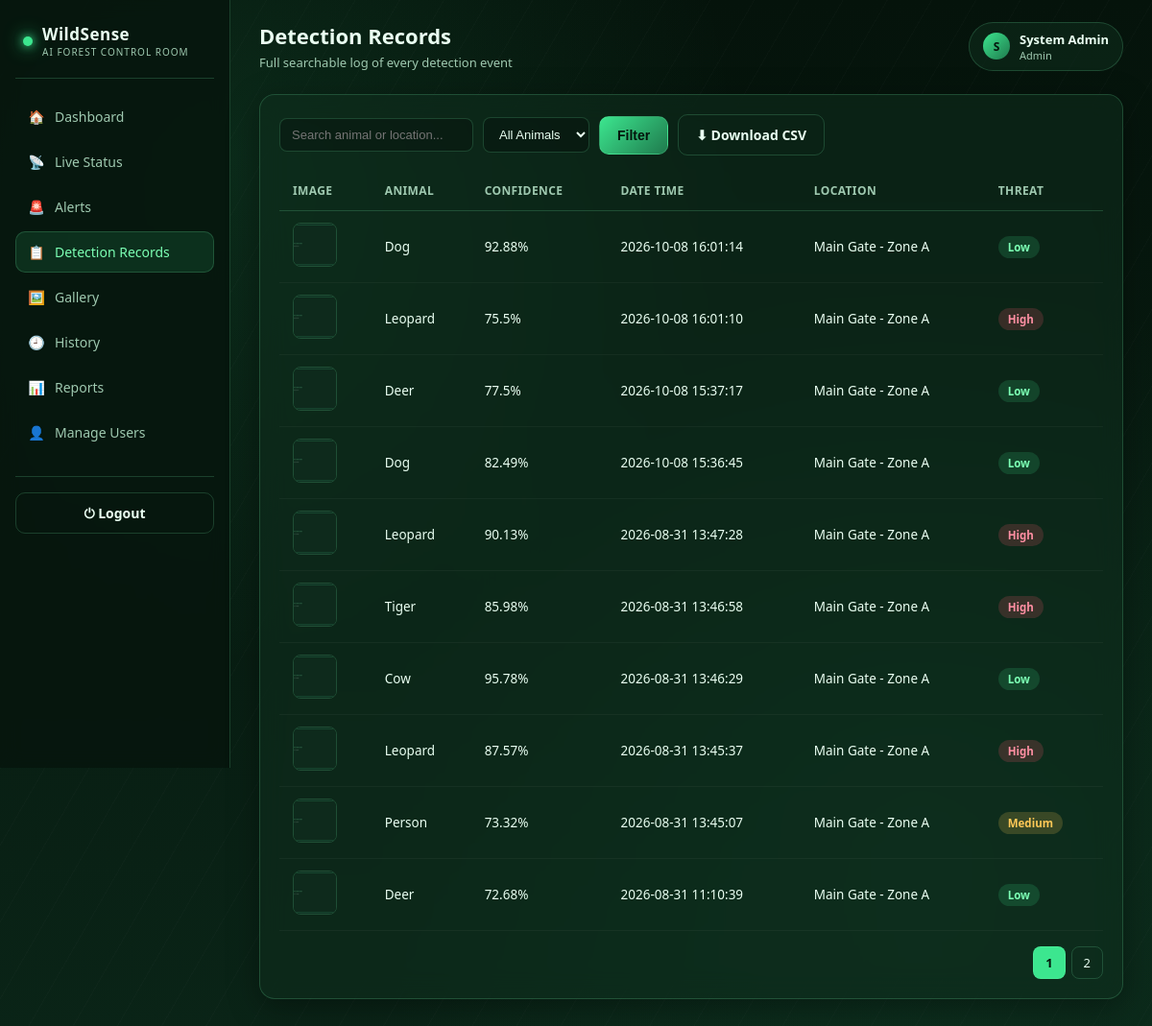
/records (signed in), run on the app's committed database.
### tables this page shows
CREATE TABLE detections (
            id INTEGER PRIMARY KEY AUTOINCREMENT,
            animal_name TEXT NOT NULL,
            confidence REAL NOT NULL,
            date_time TEXT NOT NULL,
            image_name TEXT NOT NULL,
            location TEXT NOT NULL,
            threat_level TEXT NOT NULL DEFAULT 'Low'
        );

### app.py (the view)
@app.route("/records")
@login_required
def records():
    all_rows = db.get_all_detections()
    search = request.args.get("q", "").strip().lower()
    animal_filter = request.args.get("animal", "")
    page = int(request.args.get("page", 1))
    per_page = 10
    filtered = [r for r in all_rows if
                (not search or search in r["animal_name"].lower() or search in r["location"].lower()) and
                (not animal_filter or r["animal_name"] == animal_filter)]
    total = len(filtered)
    start = (page - 1) * per_page
    end = start + per_page
    page_rows = filtered[start:end]
    total_pages = max(1, (total + per_page - 1) // per_page)
    animals = sorted(set(r["animal_name"] for r in all_rows))
    return render_template(
        "records.html", rows=page_rows, page=page, total_pages=total_pages,
        search=search, animal_filter=animal_filter, animals=animals, active="records"
    )

### app.py (called while the page is built)
def login_required(f):
    @wraps(f)
    def wrapper(*args, **kwargs):
        if "user_id" not in session:
            return redirect(url_for("login"))
        return f(*args, **kwargs)
    return wrapper

### database.py (called while the page is built)
def get_db():
    conn = sqlite3.connect(DB_NAME)
    conn.row_factory = sqlite3.Row
    return conn

def get_all_detections():
    conn = get_db()
    rows = conn.execute("SELECT * FROM detections ORDER BY id DESC").fetchall()
    conn.close()
    return rows

### templates/records.html (shortened to what this page needs)
{% extends "base.html" %}
{% block page_title %}Detection Records{% endblock %}
{% block page_sub %}Full searchable log of every detection event{% endblock %}
{% block content %}
<div class="glass card-pad">
  <form method="GET" class="toolbar">
    <input type="text" name="q" placeholder="Search animal or location..." value="{{ search }}">
    <select name="animal">
      <option value="">All Animals</option>
    </select>
    <button class="btn" style="width:auto;" type="submit">Filter</button>
    <a class="btn btn-ghost" style="width:auto;" href="{{ url_for('export_csv') }}">⬇ Download CSV</a>
  </form>
  {% if rows %}
  <table class="data-table">
    <thead>
      <tr><th>Image</th><th>Animal</th><th>Confidence</th><th>Date Time</th><th>Location</th><th>Threat</th></tr>
    </thead>
    <tbody>
      {% for r in rows %}
      <tr>
        <td><img class="thumb" src="{{ url_for('static', filename='images/detections/' ~ r.image_name) }}" alt=""></td>
        <td style="text-transform:capitalize;">{{ r.animal_name }}</td>
        <td>{{ r.confidence }}%</td>
        <td>{{ r.date_time }}</td>
        <td>{{ r.location }}</td>
        <td><span class="badge {{ r.threat_level }}">{{ r.threat_level }}</span></td>
      </tr>
      {% endfor %}
    </tbody>
  </table>
  <div class="pagination">
    {% for p in range(1, total_pages+1) %}
      {% if p == page %}
        <span class="current">{{ p }}</span>
      {% else %}
        <a href="?q={{ search }}&animal={{ animal_filter }}&page={{ p }}">{{ p }}</a>
      {% endif %}
    {% endfor %}
  </div>
  {% else %}
  <div class="empty-state">
    <div class="ic">📋</div>
    No records match your search.
  </div>
  {% endif %}
</div>
{% endblock %}

### static/css/style.css (style rules this page uses)
:root { --bg-deep: #05130b; --bg-forest: #0a2417; --bg-panel: rgba(16, 46, 30, 0.55); --border-glass: rgba(120, 255, 180, 0.18); --accent: #3ce68f; --accent-soft: #7cffb4; --accent-dim: #1f7a4d; --text-main: #eafff2; --text-dim: #9fc9b0; --danger: #ff5470; --warning: #ffc857; --safe: #3ce68f; --radius: 16px; }
* { box-sizing: border-box; }
html, body { margin: 0; padding: 0; font-family: 'Segoe UI', Roboto, Helvetica, Arial, sans-serif; color: var(--text-main); background: radial-gradient(circle at 20% 15%, rgba(60, 230, 143, 0.10), transparent 40%), radial-gradient(circle at 80% 80%, rgba(31, 122, 77, 0.15), transparent 45%), repeating-linear-gradient(120deg, rgba(255,255,255,0.015) 0px, rgba(255,255,255,0.015) 1px, transparent 1px, transparent 40px), linear-gradient(180deg, var(--bg-deep) 0%, var(--bg-forest) 100%); min-height: 100vh; }
a { color: inherit; text-decoration: none; }
.glass { background: var(--bg-panel); border: 1px solid var(--border-glass); border-radius: var(--radius); backdrop-filter: blur(14px); box-shadow: 0 8px 32px rgba(0,0,0,0.35); }
.btn { display: inline-flex; align-items: center; justify-content: center; gap: 8px; padding: 11px 18px; border-radius: 10px; border: 1px solid var(--border-glass); background: linear-gradient(135deg, var(--accent), var(--accent-dim)); color: #04150c; font-weight: 700; font-size: 14px; cursor: pointer; width: 100%; transition: transform 0.1s, box-shadow 0.15s; }
.btn-ghost { background: transparent; color: var(--text-main); border: 1px solid var(--border-glass); }
table.data-table { width: 100%; border-collapse: collapse; font-size: 13.5px; }
table.data-table th { text-align: left; padding: 12px 14px; color: var(--text-dim); border-bottom: 1px solid var(--border-glass); font-weight: 600; font-size: 12px; text-transform: uppercase; letter-spacing: 0.4px; }
table.data-table td { padding: 12px 14px; border-bottom: 1px solid rgba(255,255,255,0.04); }
.thumb { width: 46px; height: 46px; border-radius: 8px; object-fit: cover; border: 1px solid var(--border-glass); }
.badge { padding: 4px 10px; border-radius: 999px; font-size: 11.5px; font-weight: 700; display: inline-block; }
.badge.High { background: rgba(255,84,112,0.18); color: #ff8fa3; }
.badge.Medium { background: rgba(255,200,87,0.18); color: var(--warning); }
.badge.Low { background: rgba(60,230,143,0.16); color: var(--accent-soft); }
.toolbar { display: flex; gap: 10px; flex-wrap: wrap; margin-bottom: 16px; align-items: center; }
.toolbar input, .toolbar select { padding: 9px 12px; border-radius: 8px; border: 1px solid var(--border-glass); background: rgba(0,0,0,0.25); color: var(--text-main); font-size: 13px; }
.pagination { display: flex; gap: 6px; margin-top: 16px; justify-content: flex-end; }
.pagination a, .pagination span { padding: 7px 12px; border-radius: 8px; border: 1px solid var(--border-glass); font-size: 13px; }
.pagination .current { background: var(--accent); color: #04150c; font-weight: 700; }
.card-pad { padding: 20px; }

### data on the page
detections: image_name (picture), animal_name "Dog", confidence "92.88", date_time "2026-10-08 16:01:14", location "Main Gate - Zone A", threat_level "Low"
detections: image_name (picture), animal_name "Leopard", confidence "75.5", date_time "2026-10-08 16:01:10", location "Main Gate - Zone A", threat_level "High"
detections: image_name (picture), animal_name "Deer", confidence "77.5", date_time "2026-10-08 15:37:17", location "Main Gate - Zone A", threat_level "Low"
detections: image_name (picture), animal_name "Dog", confidence "82.49", date_time "2026-10-08 15:36:45", location "Main Gate - Zone A", threat_level "Low"
detections: image_name (picture), animal_name "Leopard", confidence "90.13", date_time "2026-08-31 13:47:28", location "Main Gate - Zone A", threat_level "High"
detections: image_name (picture), animal_name "Tiger", confidence "85.98", date_time "2026-08-31 13:46:58", location "Main Gate - Zone A", threat_level "High"
detections: image_name (picture), animal_name "Cow", confidence "95.78", date_time "2026-08-31 13:46:29", location "Main Gate - Zone A", threat_level "Low"
detections: image_name (picture), animal_name "Leopard", confidence "87.57", date_time "2026-08-31 13:45:37", location "Main Gate - Zone A", threat_level "High"
detections: image_name (picture), animal_name "Person", confidence "73.32", date_time "2026-08-31 13:45:07", location "Main Gate - Zone A", threat_level "Medium"
detections: image_name (picture), animal_name "Deer", confidence "72.68", date_time "2026-08-31 11:10:39", location "Main Gate - Zone A", threat_level "Low"

### other printed values
{{ session.get('fullname','U')[0]|upper }} "S"
{{ session.get('fullname','User') }} "System Admin"
{{ session.get('role','user') }} "Admin"
{{ p }} "1"
{{ p }} "2"
